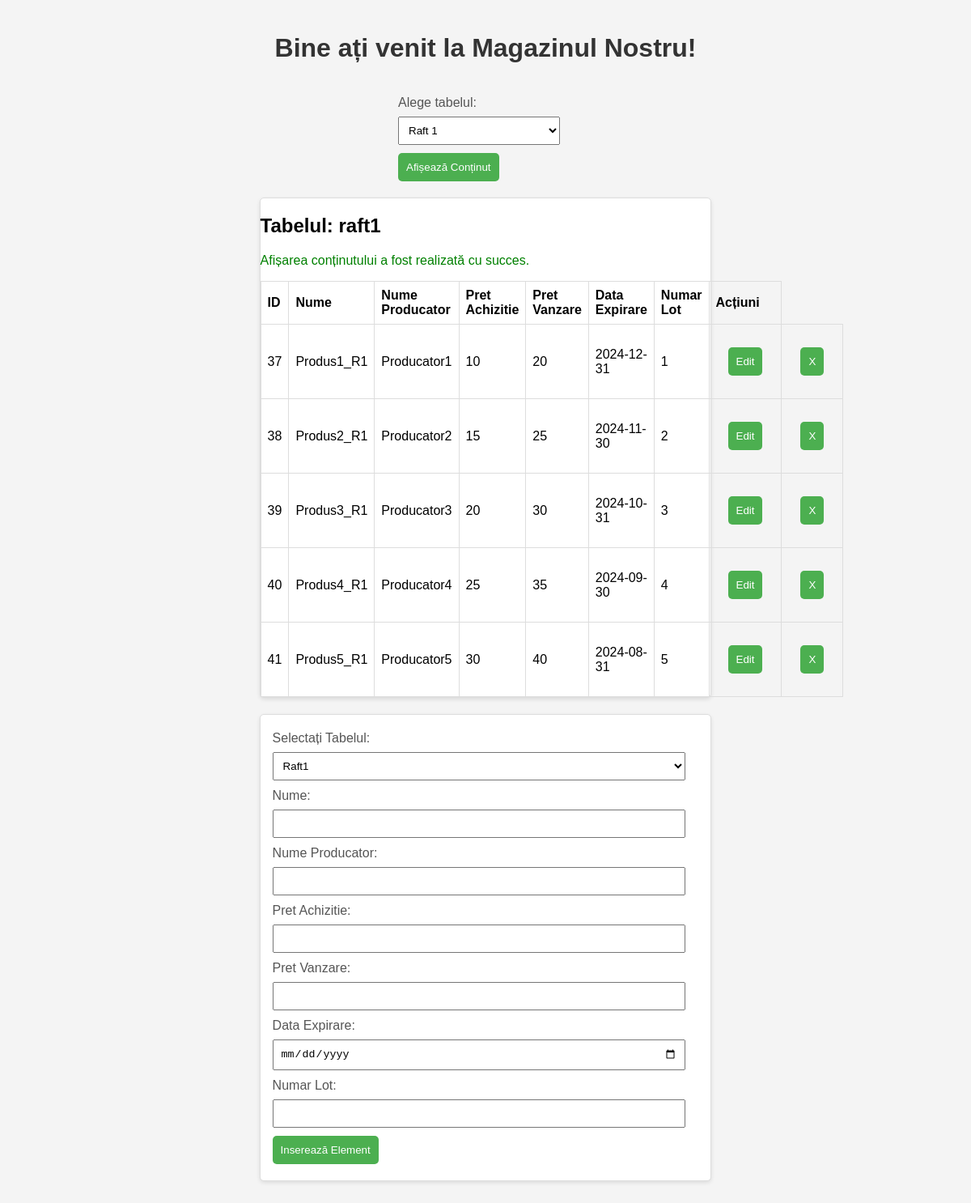
The app's page /home.php with its own data.
### tables this page shows
CREATE TABLE `raft1` (
  `Id` int(11) NOT NULL,
  `Nume` varchar(30) NOT NULL,
  `Nume_Producator` varchar(30) NOT NULL,
  `Pret_Achizitie` int(11) NOT NULL,
  `Pret_Vanzare` int(11) NOT NULL,
  `Data_Expirare` date NOT NULL,
  `Nr_lot` int(11) NOT NULL,
  `Raft_Id` int(11) DEFAULT NULL
);

### home.php (the view, shortened to what this page needs)
<!DOCTYPE html>
<html lang="en">
<head>
</head>
<body>
    <h1>Bine ați venit la Magazinul Nostru!</h1>
 <div id="table-selection-container">
        <form method="post" action="">
            <label for="tabelAfisare">Alege tabelul:</label>
            <select name="tabelAfisare" id="tabelAfisare">
                <option value="raft1">Raft 1</option>
            </select>
            <button type='submit' name='afiseazaContinut'>Afișează Conținut</button>
        </form>
    </div>
    <div id="table-container">
        <?php
        $conn = new mysqli('localhost', 'root', '', 'magazin');
        if (!$conn) {
            echo '<p class="error-message">Could not connect to the database.</p>';
        } else {
            $selectedTable = isset($_POST['tabelAfisare']) ? $_POST['tabelAfisare'] : (isset($_SESSION['selectedTable']) ? $_SESSION['selectedTable'] : 'raft1');
            $query = "SELECT * FROM $selectedTable";
            $result = mysqli_query($conn, $query);
            if ($result) {
                echo '<h2>Tabelul: ' . $selectedTable . '</h2>';
                echo '<p class="success-message">Afișarea conținutului a fost realizată cu succes.</p>';
                echo '<table>';
                echo '<tr><th>ID</th><th>Nume</th><th>Nume Producator</th><th>Pret Achizitie</th><th>Pret Vanzare</th><th>Data Expirare</th><th>Numar Lot</th>';
				echo '<th>Acțiuni</th></tr>';
                while ($row = mysqli_fetch_assoc($result)) {
                    echo '<tr>';
                    echo '<td>' . $row['Id'] . '</td>';
                    echo '<td>' . $row['Nume'] . '</td>';
                    echo '<td>' . $row['Nume_Producator'] . '</td>';
                    echo '<td>' . $row['Pret_Achizitie'] . '</td>';
                    echo '<td>' . $row['Pret_Vanzare'] . '</td>';
                    echo '<td>' . $row['Data_Expirare'] . '</td>';
                    echo '<td>' . $row['Nr_lot'] . '</td>';
					echo '<td>
						<form method="post" action="">
							<input type="hidden" name="edit_id" value="' . $row['Id'] . '">
							<button type="submit" name="edit_row">Edit</button>
						</form>
					</td>';
                    echo '<td>
                    <form method="post" action="">
                        <input type="hidden" name="delete_id" value="' . $row['Id'] . '">
                        <button type="submit" name="delete_row">X</button>
                    </form>
                  </td>';
                    echo '</tr>';
                }
                echo '</table>';
            } else {
                echo '<p class="error-message">Eroare la extragerea conținutului tabelului.</p>';
            }
        }
        ?>
    </div>
    <div id="form-container">
        <form method="post" action="<?php echo htmlspecialchars($_SERVER["PHP_SELF"]); ?>">
            <label for="tabel">Selectați Tabelul:</label>
            <select name="tabel" id="tabel" required>
                <option value="raft1">Raft1</option>
            </select>
            <label for='Nume'>Nume:</label>
            <input type='text' name='Nume' required>
            <label for='Nume_Producator'>Nume Producator:</label>
            <input type='text' name='Nume_Producator' required>
            <label for='Pret_Achizitie'>Pret Achizitie:</label>
            <input type='text' name='Pret_Achizitie' required>
            <label for='Pret_Vanzare'>Pret Vanzare:</label>
            <input type='text' name='Pret_Vanzare' required>
            <label for='Data_expirare'>Data Expirare:</label>
            <input type='date' name='Data_expirare' required>
            <label for='Nr_lot'>Numar Lot:</label>
            <input type='text' name='Nr_lot' required>
            <button type='submit' name='insereazaElement'>Inserează Element</button>
        </form>
    </div>
</body>
</html>

### home.php (style rules this page uses)
body { font-family: Arial, sans-serif; margin: 20px; background-color: #f4f4f4; display: flex; flex-direction: column; align-items: center; }
h1 { color: #333; text-align: center; width: 100%; margin-bottom: 20px; }
#table-container,#form-container { width: 48%; background-color: #fff; border: 1px solid #ddd; border-radius: 5px; box-shadow: 0 2px 5px rgba(0, 0, 0, 0.1); margin-bottom: 20px; }
form { margin: 20px 15px; }
label { display: block; margin-bottom: 8px; color: #555; }
select, input { width: calc(100% - 16px); padding: 8px; margin-bottom: 10px; box-sizing: border-box; }
button { background-color: #4caf50; color: #fff; padding: 10px; border: none; border-radius: 5px; cursor: pointer; }
table { width: 100%; border-collapse: collapse; }
th, td { border: 1px solid #ddd; padding: 8px; text-align: left; }
.success-message { color: green; }

### records on screen
raft1: Id "37", Nume "Produs1_R1", Nume_Producator "Producator1", Pret_Achizitie "10", Pret_Vanzare "20", Data_Expirare "2024-12-31", Nr_lot "1"
raft1: Id "38", Nume "Produs2_R1", Nume_Producator "Producator2", Pret_Achizitie "15", Pret_Vanzare "25", Data_Expirare "2024-11-30", Nr_lot "2"
raft1: Id "39", Nume "Produs3_R1", Nume_Producator "Producator3", Pret_Achizitie "20", Pret_Vanzare "30", Data_Expirare "2024-10-31", Nr_lot "3"
raft1: Id "40", Nume "Produs4_R1", Nume_Producator "Producator4", Pret_Achizitie "25", Pret_Vanzare "35", Data_Expirare "2024-09-30", Nr_lot "4"
raft1: Id "41", Nume "Produs5_R1", Nume_Producator "Producator5", Pret_Achizitie "30", Pret_Vanzare "40", Data_Expirare "2024-08-31", Nr_lot "5"

### other values on screen
$selectedTable "raft1"
